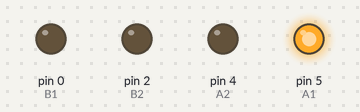
The sketch below on a simulated Arduino Uno, built with avr-gcc and run on an emulated ATmega328P. On the bench: output pins drawn as LEDs (lit = HIGH).

Above: at 0.12 s.
At 0.87 s:
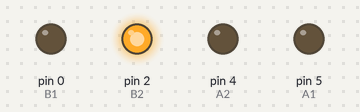
At 1.37 s:
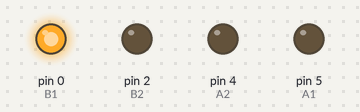
At 2.62 s:
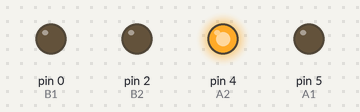
Timing chart, 0 to 3.0 s (numbered marks = the images above):
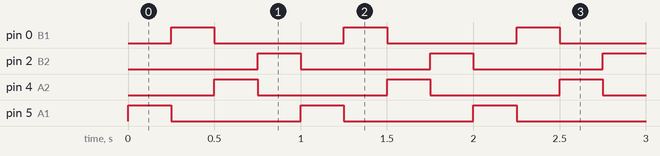

The sketch:

Experiment1.ino
```cpp
// ESP8266 Pins to GPIO numbers
#define D0  16 // HIGH at boot, used to wake up from deep sleep
#define D1   5
#define D2   4
#define D3   0 // Connected to FLASH button, boot fails if pulled LOW
#define D4   2 // HIGH at boot, boot fails if pulled LOW
#define D5  14
#define D6  12
#define D7  13
#define D8  15 // Required for boot, boot fails if pulled HIGH

#define A1   5
#define A2   4
#define B1   0 // Connected to FLASH button, boot fails if pulled LOW
#define B2   2 // HIGH at boot, boot fails if pulled LOW


void setup() {
  // put your setup code here, to run once:
  pinMode(A1, OUTPUT);
  pinMode(A2, OUTPUT);
  pinMode(B1, OUTPUT);
  pinMode(B2, OUTPUT);
  digitalWrite(A1, LOW);
  digitalWrite(A2, LOW);
  digitalWrite(B1, LOW);
  digitalWrite(B2, LOW);
}

void loop() {
  // put your main code here, to run repeatedly:
  digitalWrite(A1, HIGH);
  digitalWrite(A2, LOW);
  digitalWrite(B1, LOW);
  digitalWrite(B2, LOW);
  delay(250);
  digitalWrite(A1, LOW);
  digitalWrite(A2, LOW);
  digitalWrite(B1, HIGH);
  digitalWrite(B2, LOW);
  delay(250);
  digitalWrite(A1, LOW);
  digitalWrite(A2, HIGH);
  digitalWrite(B1, LOW);
  digitalWrite(B2, LOW);
  delay(250);
  digitalWrite(A1, LOW);
  digitalWrite(A2, LOW);
  digitalWrite(B1, LOW);
  digitalWrite(B2, HIGH);
  delay(250);
}
```

Measured:
- by itself, pin 0 (B1), pin 2 (B2), pin 4 (A2), pin 5 (A1): alternates HIGH for 0.25 s and LOW for 0.75 s
- by itself, everything shown: repeats every 1.0 s, in 4 steps
